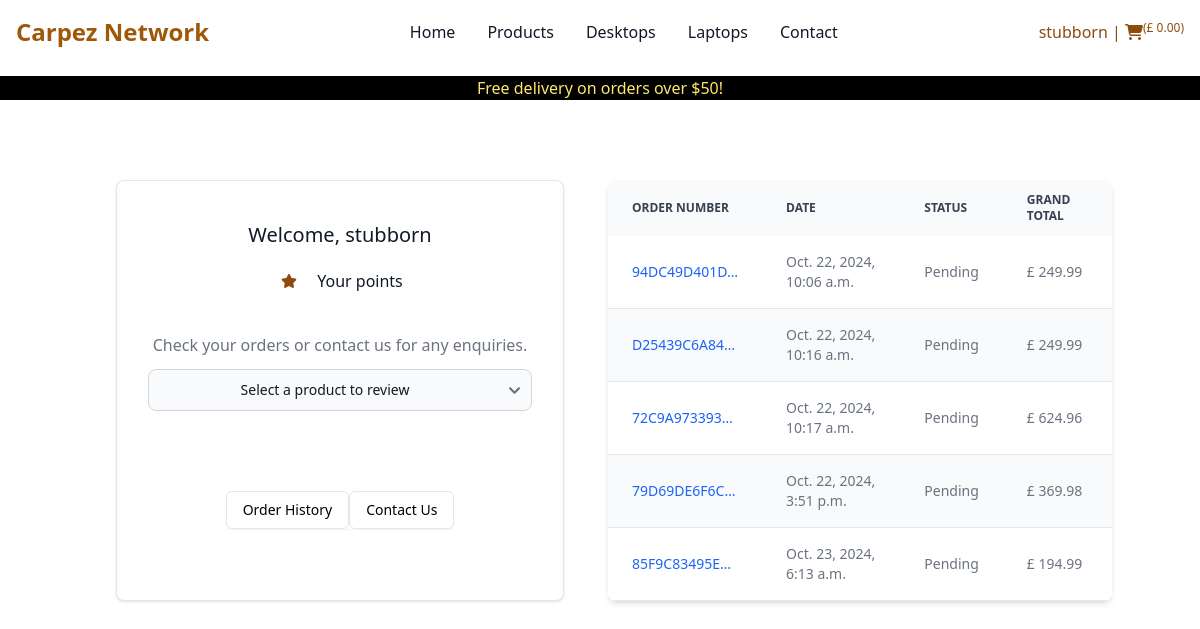
/dashboard/ (signed in), run on the app's committed database.
### checkout/models.py (models this page shows, shortened)
class Order(models.Model):
    order_number = models.CharField(max_length=32, null=False, editable=False)
    date = models.DateTimeField(auto_now_add=True)
    delivery_cost = models.DecimalField(
        max_digits=6,
        decimal_places=2,
        null=False,
        default=0
    )
    order_total = models.DecimalField(
        max_digits=10,
        decimal_places=2,
        null=False,
        default=0
    )
    grand_total = models.DecimalField(
        max_digits=10,
        decimal_places=2,
        null=False,
        default=0
    )
    bag_and_shipping_details = models.JSONField(
        encoder=DjangoJSONEncoder,
        decoder=json.JSONDecoder
    )
    full_name = models.CharField(max_length=254, null=True, editable=False)
    email = models.EmailField(max_length=254, null=True, editable=False)
    shipping = models.CharField(max_length=254, null=True, editable=False)
    billing_details = models.JSONField(null=True, blank=True)
    stripe_pid = models.CharField(
        max_length=32,
        null=False,
        blank=False,
        editable=False,
        default="before migration"
    )
    user = models.ForeignKey(
        Dashboard,
        null=True,
        blank=True,
        related_name="orders",
        on_delete=models.SET_NULL
    )
    status = models.CharField(
        max_length=10,
        null=False,
        default='pending',
        choices=[
            ('pending', "Pending"),
            ('confirmed', "Confirmed"),
            ('dispatched', "Dispatched"),
            ('delivered', "delivered")
        ]
    )

### dashboard/views.py (the view)
# urls.py: path('', views.dashboard, name='dashboard'),
@login_required
def dashboard(request):
    if request.user.is_superuser:
        template = 'dashboard/product_management.html'
        if request.GET:
            print(request.GET)
            if 'sku' in request.GET:
                sku = request.GET['sku']
                try:
                    product = Product.objects.get(sku=sku)
                except Product.DoesNotExist:
                    try:
                        order = Order.objects.get(order_number=sku)
                        return redirect('checkout_success', order.order_number)
                    except Order.DoesNotExist:
                        messages.error(
                            request,
                            f"We couldn't find  {sku} either as SKU or as \
                            Order Number in the database")
                    return redirect(reverse('dashboard'))
                return redirect('get_product_details', product.id)
        orders = Order.objects.all()
        reviews = Review.objects.all()
        review_related_products = []
        categories = Category.objects.all()
        tags = Tag.objects.all()
        brands = Brand.objects.all()
        for review in reviews:
            order_lineitem = OrderLineItem.objects.get(review=review)
            product = Product.objects.get(id=order_lineitem.product.id)
            review_related_products.append(product)
        product_reviews = zip(reviews, review_related_products)
        context = {
            'orders': orders,
            'product_reviews': product_reviews,
            'categories': categories,
            'brands': brands,
            'tags': tags
        }
    else:
        template = 'dashboard/profile.html'
        profile = get_object_or_404(Dashboard, user=request.user.id)
        orders = profile.orders.all()
        lineitems = []
        for order in orders:
            order_lineitems = order.lineitems.all()
            for order_lineitem in order_lineitems:
                review = Review.objects.get(order=order_lineitem)
                if review.rating is None:
                    lineitems.append(order_lineitem)
        context = {
            'orders': orders,
            'profile': profile,
            'lineitems': lineitems
        }
    return render(request, template, context)

### bag/context.py (called while the page is built, shortened)
def bag(request):
    bag_items = []
    total = 0
    objects = 0
    b = request.session.get('bag', {})
    if total < settings.FREE_DELIVERY_TRESHOLD:
        delivery = total * Decimal(settings.STANDARD_DELIVERY_PERCENTAGE / 100)
        free_delivery_delta = settings.FREE_DELIVERY_TRESHOLD - total
    else:
        delivery = 0
        free_delivery_delta = 0
    grand_total = total + delivery
    json_bag = json.dumps(b)
    context = {
        'bag': json_bag,
        'bag_items': bag_items,
        'total': total,
        'objects': objects,
        'delivery': delivery,
        'free_delivery_delta': free_delivery_delta,
        'free_delivery_treshold': settings.FREE_DELIVERY_TRESHOLD,
        'grand_total': grand_total,
    }
    return context

### dashboard/templates/dashboard/profile.html (shortened to what this page needs)
{% extends 'base.html' %}
{% block content %}
<div class="container grid grid-cols-1 lg:grid-cols-2 mt-20 gap-4">
<div class="w-full mx-auto max-w-md bg-white border border-gray-200 rounded-lg shadow dark:bg-gray-800 dark:border-gray-700">
    <div class="flex flex-col items-center pb-10">
        <h5 class="mt-10 mb-5 text-xl font-medium text-gray-900 dark:text-white">
            Welcome, {{ request.user.username }}
        </h5>
        <div class="flex items-center">
            <p class="ml-5 font-sm text-gray-900">Your points</p>
        </div>
        <p class="mt-10 mb-3 text-gray-500 dark:text-gray-400">
            Check your orders or contact us for any enquiries.
        </p>
        <form id="add-review-form" class="w-full max-w-md mx-auto" method="GET" action="{% url 'add_review' %}">
            <select id="lineitem" name="lineitem" class="w-full max-w-sm mx-auto text-center form control form-select">
              <option selected>Select a product to review</option>
            </select>
        </form>
        <div class="mt-20 flex rounded-md shadow-sm mx-auto">
            <a href="" aria-current="page" class="self-auto md:self-start px-4 py-2 text-sm font-medium text-black bg-white border border-gray-200 rounded-md hover:bg-gray-100 focus:z-10 focus:ring-2 focus:ring-blue-700 focus:text-blue-700 dark:bg-gray-800 dark:border-gray-700 dark:text-white dark:hover:text-white dark:hover:bg-gray-700 dark:focus:ring-blue-500 dark:focus:text-white">
                Order History
            </a>
            <a href="" class="self-auto md:self-start px-4 py-2 text-sm font-medium text-black bg-white border border-gray-200 rounded-md hover:bg-gray-100 hover:text-blue-700 focus:z-10 focus:ring-2 focus:ring-blue-700 focus:text-blue-700 dark:bg-gray-800 dark:border-gray-700 dark:text-white dark:hover:text-white dark:hover:bg-gray-700 dark:focus:ring-blue-500 dark:focus:text-white">
                Contact Us
            </a>
        </div>
    </div>
</div>
<div class="relative overflow-x-auto shadow-md sm:rounded-lg">
    <table class="w-full text-sm text-left rtl:text-right text-gray-500 dark:text-gray-400">
        <thead class="text-xs text-gray-700 uppercase bg-gray-50 dark:bg-gray-700 dark:text-gray-400">
            <tr>
                <th scope="col" class="px-6 py-3">
                    Order number
                </th>
                <th scope="col" class="px-6 py-3">
                    Date
                </th>
                <th scope="col" class="px-6 py-3">
                    Status
                </th>
                <th scope="col" class="px-6 py-3">
                    Grand total
                </th>
            </tr>
        </thead>
        <tbody>
            {% for order in orders %}
                <tr class="odd:bg-white odd:dark:bg-gray-900 even:bg-gray-50 even:dark:bg-gray-800 border-b dark:border-gray-700">
                    <th scope="row" class="px-6 py-4 font-medium text-gray-900 whitespace-nowrap dark:text-white">
                        <a href="{% url 'checkout_success' order.order_number %}" class="font-medium text-blue-600 dark:text-blue-500 hover:underline">
                            {{ order.order_number|truncatechars:12}}
                        </a>
                    </th>
                    <td class="px-6 py-4">
                        {{ order.date }}
                    </td>
                    <td class="px-6 py-4">
                        Pending
                    </td>
                    <td class="px-6 py-4">
                        £ {{ order.grand_total }}
                    </td>
                </tr>
            {% endfor %}
        </tbody>
    </table>
</div>
</div>
{% endblock %}

### templates/includes/main-nav.html (shortened to what this page needs)
<nav class="bg-white border-gray-200 dark:bg-gray-900">
    <div class="max-w-screen-xl flex flex-wrap items-center justify-between mx-auto p-4">
    <a href="{% url 'home' %}" class="text-yellow-600 flex items-center space-x-3 rtl:space-x-reverse">
        <span class="self-center text-xl md:text-2xl font-semibold whitespace-nowrap dark:text-white">Carpez Network</span>
    </a>
    <div class="flex items-center md:order-2 space-x-3 md:space-x-0 rtl:space-x-reverse">
        {% if user.is_authenticated %}
        <button type="button" class="flex font-medium rounded hover:bg-gray-100 md:hover:bg-transparent md:hover:text-yellow-900 md:p-0 dark:text-white md:dark:hover:text-blue-500 dark:hover:bg-gray-700 dark:hover:text-white md:dark:hover:bg-transparent dark:border-gray-700" id="user-menu-button" aria-expanded="false" data-dropdown-toggle="user-dropdown" data-dropdown-placement="bottom">
            <span class="text-yellow-700 hover:text-yellow-900">{{ user.username }}{% if not request.user.is_superuser %} | <i class="fa-solid fa-cart-shopping"></i>{% endif %}</span><span class="text-xs text-yellow-700 hover:text-yellow-900 inline-block align-top">{% if not request.user.is_superuser %} (£ {{ grand_total|floatformat:2 }}){% else %} Admin{% endif %}</span>
        </button>
        {% endif %}
    </div>
    <div class="items-center justify-between hidden w-full md:flex md:w-auto md:order-1" id="navbar-user">
      <ul class="flex flex-col font-medium p-4 md:p-0 mt-4 border border-gray-100 rounded-lg bg-gray-50 md:space-x-8 rtl:space-x-reverse md:flex-row md:mt-0 md:border-0 md:bg-white dark:bg-gray-800 md:dark:bg-gray-900 dark:border-gray-700">
        <li>
          <a href="{% url 'home' %}" class="block py-2 px-3 text-gray-900 hover:text-yellow-700 rounded-sm hover:bg-gray-100 md:hover:bg-transparent hover:text-yellow-700 md:p-0 md:dark:text-blue-500">Home</a>
        </li>
        <li>
          <a href="{% url 'get_products' %}" class="block py-2 px-3 text-gray-900 hover:text-yellow-700 rounded-sm hover:bg-gray-100 md:hover:bg-transparent md:hover:text-yellow-700 md:p-0 dark:text-white md:dark:hover:text-blue-500 dark:hover:bg-gray-700 dark:hover:text-white md:dark:hover:bg-transparent dark:border-gray-700">Products</a>
        </li>
        <li>
          <a href="{% url 'get_products' %}?tag=desktop" class="block py-2 px-3 text-gray-900 hover:text-yellow-700 rounded-sm hover:bg-gray-100 md:hover:bg-transparent md:hover:text-yellow-700 md:p-0 dark:text-white md:dark:hover:text-blue-500 dark:hover:bg-gray-700 dark:hover:text-white md:dark:hover:bg-transparent dark:border-gray-700">Desktops</a>
        </li>
        <li>
          <a href="{% url 'get_products' %}?tag=laptops" class="block py-2 px-3 text-gray-900 hover:text-yellow-700 rounded-sm hover:bg-gray-100 md:hover:bg-transparent md:hover:text-yellow-700 md:p-0 dark:text-white md:dark:hover:text-blue-500 dark:hover:bg-gray-700 dark:hover:text-white md:dark:hover:bg-transparent dark:border-gray-700">Laptops</a>
        </li>
        <li>
          <a href="#" class="block py-2 px-3 text-gray-900 hover:text-yellow-700 rounded-sm hover:bg-gray-100 md:hover:bg-transparent md:hover:text-yellow-700 md:p-0 dark:text-white md:dark:hover:text-blue-500 dark:hover:bg-gray-700 dark:hover:text-white md:dark:hover:bg-transparent dark:border-gray-700">Contact</a>
        </li>
      </ul>
    </div>
    </div>
  </nav>

### data on the page
Order: order_number "94DC49D401D…", date "Oct. 22, 2024, 10:06 a.m.", grand_total "249.99"
Order: order_number "D25439C6A84…", date "Oct. 22, 2024, 10:16 a.m.", grand_total "249.99"
Order: order_number "72C9A973393…", date "Oct. 22, 2024, 10:17 a.m.", grand_total "624.96"
Order: order_number "79D69DE6F6C…", date "Oct. 22, 2024, 3:51 p.m.", grand_total "369.98"
Order: order_number "85F9C83495E…", date "Oct. 23, 2024, 6:13 a.m.", grand_total "194.99"

### other printed values
{{ user.username }} "stubborn"
{{ grand_total|floatformat:2 }} "0.00"
{{ free_delivery_treshold }} "50"
{{ request.user.username }} "stubborn"
